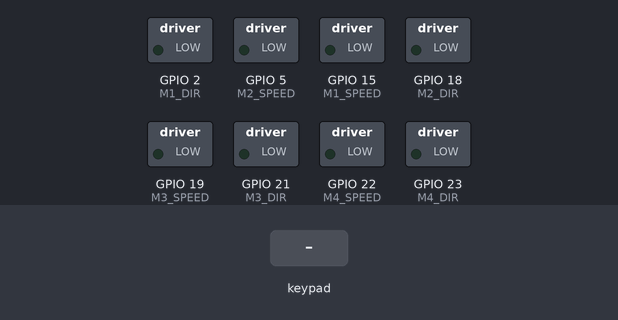
The sketch below on a simulated ESP32. On the bench: switched loads named in the sketch (green lamp = pin HIGH). Inputs (shaded band) come from the test bench. Nothing arrives over Bluetooth unless stated; what the sketch prints to the serial monitor is not drawn.

Above: at 1.2 s.
1.3 s: key 'U' pressed
At 2.4 s:
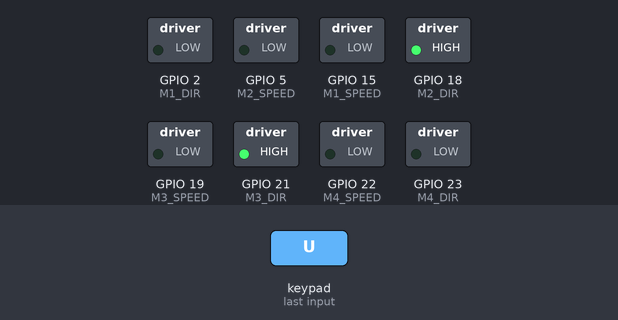
3.3 s: key 'D' pressed
At 5.0 s:
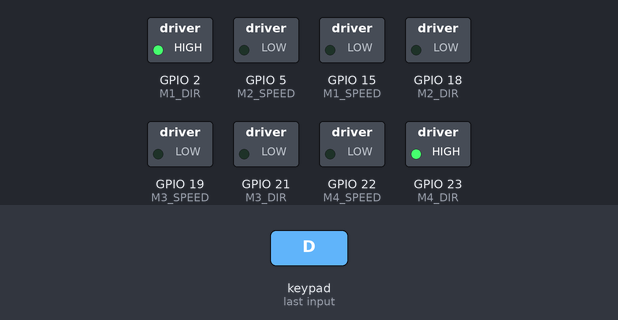
5.3 s: key 'L' pressed
At 6.6 s:
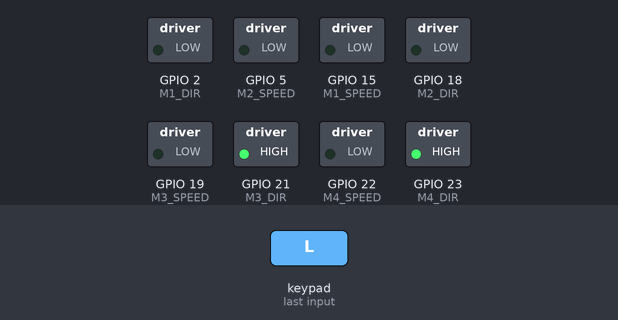
7.3 s: key 'R' pressed
At 8.1 s:
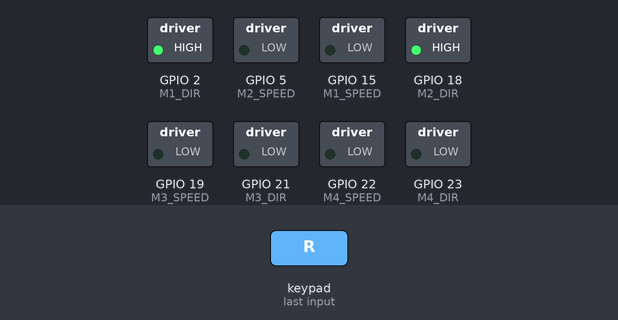
9.3 s: key 'O' pressed
At 10.9 s:
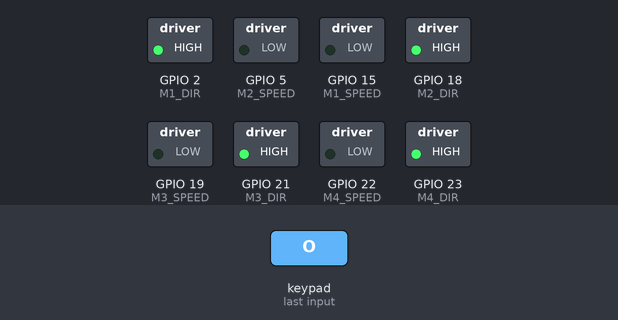
Timing chart, 0 to 12.3 s (numbered marks = the images above; inputs shaded):
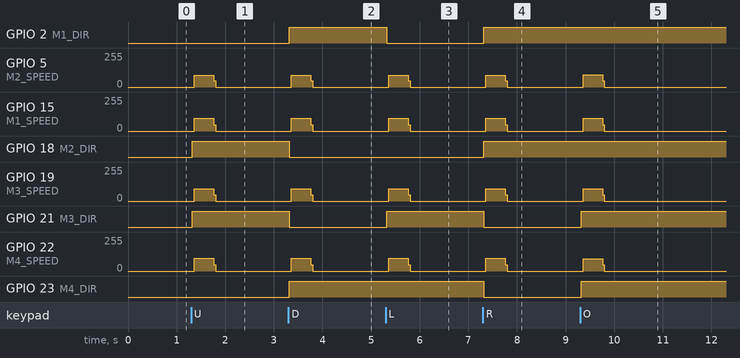

Measured:
- after the input at 1.3 s, GPIO 5 (M2_SPEED): 0/255 → 90/255 after 0.06 s, → 0/255 0.40 s later; GPIO 15 (M1_SPEED): 0/255 → 94/255 after 0.06 s, → 0/255 0.40 s later
- after the input at 3.3 s, GPIO 2 (M1_DIR), GPIO 23 (M4_DIR): LOW → HIGH at once; GPIO 5 (M2_SPEED): 0/255 → 90/255 after 0.06 s, → 0/255 0.40 s later; GPIO 15 (M1_SPEED): 0/255 → 94/255 after 0.06 s, → 0/255 0.40 s later; GPIO 18 (M2_DIR), GPIO 21 (M3_DIR): HIGH → LOW at once; GPIO 19 (M3_SPEED): 0/255 → 93/255 after 0.06 s, → 0/255 0.40 s later
- after the input at 5.3 s, GPIO 2 (M1_DIR): HIGH → LOW at once; GPIO 5 (M2_SPEED): 0/255 → 90/255 after 0.06 s, → 0/255 0.40 s later; GPIO 15 (M1_SPEED): 0/255 → 94/255 after 0.06 s, → 0/255 0.40 s later; GPIO 19 (M3_SPEED): 0/255 → 93/255 after 0.06 s, → 0/255 0.40 s later; GPIO 21 (M3_DIR): LOW → HIGH at once
- after the input at 7.3 s, GPIO 2 (M1_DIR), GPIO 18 (M2_DIR): LOW → HIGH at once; GPIO 5 (M2_SPEED): 0/255 → 90/255 after 0.06 s, → 0/255 0.40 s later; GPIO 15 (M1_SPEED): 0/255 → 94/255 after 0.06 s, → 0/255 0.40 s later; GPIO 19 (M3_SPEED): 0/255 → 93/255 after 0.06 s, → 0/255 0.40 s later; GPIO 21 (M3_DIR), GPIO 23 (M4_DIR): HIGH → LOW at once
- after the input at 9.3 s, GPIO 5 (M2_SPEED), GPIO 19 (M3_SPEED): 0/255 → 93/255 after 0.06 s, → 0/255 0.40 s later; GPIO 15 (M1_SPEED): 0/255 → 94/255 after 0.06 s, → 0/255 0.40 s later; GPIO 21 (M3_DIR), GPIO 23 (M4_DIR): LOW → HIGH at once; GPIO 22 (M4_SPEED): 0/255 → 92/255 after 0.06 s, → 0/255 0.40 s later

The sketch:

omni_drive_ps4.ino
```cpp
/*
 * Omni-Directional 4-Wheel Robot — PS4 Controller Firmware
 * Board: ESP32
 * Controller: PS4 DualShock 4 (via PS4Controller library, Bluetooth)
 *
 * Left joystick drives the omni-wheel velocity equations (holonomic movement).
 * L2/R2 triggers give analog forward/reverse throttle.
 * D-pad gives fixed-speed strafe/rotate presets.
 * Circle = all motors forward, Cross = stop.
 */

#include <PS4Controller.h>

// ---- Motor pin mapping ----
// Motor 1
#define M1_SPEED 15
#define M1_DIR   2
// Motor 2
#define M2_SPEED 5
#define M2_DIR   18
// Motor 3
#define M3_SPEED 19
#define M3_DIR   21
// Motor 4
#define M4_SPEED 22
#define M4_DIR   23

// Joystick values below this are treated as noise/dead zone
const int JOYSTICK_DEADZONE = 10;

void setup() {
  Serial.begin(9600);
  PS4.begin();
  Serial.println("Waiting for PS4 controller...");

  pinMode(M1_SPEED, OUTPUT);
  pinMode(M1_DIR, OUTPUT);
  pinMode(M2_SPEED, OUTPUT);
  pinMode(M2_DIR, OUTPUT);
  pinMode(M3_SPEED, OUTPUT);
  pinMode(M3_DIR, OUTPUT);
  pinMode(M4_SPEED, OUTPUT);
  pinMode(M4_DIR, OUTPUT);
}

void loop() {
  if (!PS4.isConnected()) {
    return;
  }

  int x = PS4.LStickX();
  int y = PS4.LStickY();

  if (abs(x) > JOYSTICK_DEADZONE || abs(y) > JOYSTICK_DEADZONE) {
    driveOmni(x, y);
  } else {
    stopAllMotors();
    handleTriggers();
    handleDpad();
    handleFaceButtons();
  }
}

// Holonomic drive: convert joystick x/y into 4 wheel speeds
void driveOmni(int x, int y) {
  float motorSpeed1 = 0.3536 * (x - y);
  float motorSpeed2 = 0.3536 * (x + y);
  float motorSpeed3 = 0.3536 * (-x + y);
  float motorSpeed4 = 0.3536 * (-x - y);

  setMotor(M1_DIR, M1_SPEED, motorSpeed1 >= 0 ? HIGH : LOW, convertSpeed(motorSpeed1));
  setMotor(M2_DIR, M2_SPEED, motorSpeed2 >= 0 ? HIGH : LOW, convertSpeed(motorSpeed2));
  setMotor(M3_DIR, M3_SPEED, motorSpeed3 >= 0 ? HIGH : LOW, convertSpeed(motorSpeed3));
  setMotor(M4_DIR, M4_SPEED, motorSpeed4 >= 0 ? HIGH : LOW, convertSpeed(motorSpeed4));
}

void handleTriggers() {
  int r2 = PS4.R2Value();
  if (r2 > 10) {
    setMotor(M1_DIR, M1_SPEED, HIGH, r2);
    setMotor(M2_DIR, M2_SPEED, HIGH, r2);
    setMotor(M3_DIR, M3_SPEED, HIGH, r2);
    setMotor(M4_DIR, M4_SPEED, HIGH, r2);
  }

  int l2 = PS4.L2Value();
  if (l2 > 10) {
    setMotor(M1_DIR, M1_SPEED, LOW, l2);
    setMotor(M2_DIR, M2_SPEED, LOW, l2);
    setMotor(M3_DIR, M3_SPEED, LOW, l2);
    setMotor(M4_DIR, M4_SPEED, LOW, l2);
  }
}

void handleDpad() {
  const int presetSpeed = 100;

  if (PS4.Right()) {
    setMotor(M1_DIR, M1_SPEED, HIGH, presetSpeed);
    setMotor(M4_DIR, M4_SPEED, LOW, presetSpeed);
    setMotor(M3_DIR, M3_SPEED, LOW, presetSpeed);
    setMotor(M2_DIR, M2_SPEED, HIGH, presetSpeed);
  }
  if (PS4.Up()) {
    setMotor(M1_DIR, M1_SPEED, LOW, presetSpeed);
    setMotor(M4_DIR, M4_SPEED, LOW, presetSpeed);
    setMotor(M3_DIR, M3_SPEED, HIGH, presetSpeed);
    setMotor(M2_DIR, M2_SPEED, HIGH, presetSpeed);
  }
  if (PS4.Down()) {
    setMotor(M1_DIR, M1_SPEED, HIGH, presetSpeed);
    setMotor(M4_DIR, M4_SPEED, HIGH, presetSpeed);
    setMotor(M3_DIR, M3_SPEED, LOW, presetSpeed);
    setMotor(M2_DIR, M2_SPEED, LOW, presetSpeed);
  }
  if (PS4.Left()) {
    setMotor(M1_DIR, M1_SPEED, LOW, presetSpeed);
    setMotor(M4_DIR, M4_SPEED, HIGH, presetSpeed);
    setMotor(M3_DIR, M3_SPEED, HIGH, presetSpeed);
    setMotor(M2_DIR, M2_SPEED, LOW, presetSpeed);
  }
}

void handleFaceButtons() {
  if (PS4.Cross()) {
    stopAllMotors();
  }
  if (PS4.Circle()) {
    setMotor(M1_DIR, M1_SPEED, HIGH, 100);
    setMotor(M2_DIR, M2_SPEED, HIGH, 100);
    setMotor(M3_DIR, M3_SPEED, HIGH, 100);
    setMotor(M4_DIR, M4_SPEED, HIGH, 100);
  }
}

void stopAllMotors() {
  analogWrite(M1_SPEED, 0);
  analogWrite(M2_SPEED, 0);
  analogWrite(M3_SPEED, 0);
  analogWrite(M4_SPEED, 0);
}

// Scales a raw velocity-equation output (max ~63.5) into a 0-255 PWM range
int convertSpeed(float speed) {
  return (int)(abs(speed) * 2.5);
}

void setMotor(int dirPin, int speedPin, int direction, int speed) {
  digitalWrite(dirPin, direction);
  analogWrite(speedPin, speed);
}
```
